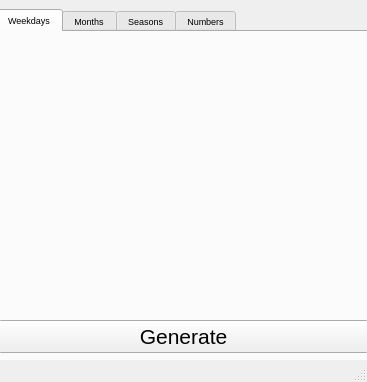
<?xml version="1.0" encoding="UTF-8"?>
<ui version="4.0">
 <class>MainWindow</class>
 <widget class="QMainWindow" name="MainWindow">
  <property name="geometry">
   <rect>
    <x>0</x>
    <y>0</y>
    <width>367</width>
    <height>382</height>
   </rect>
  </property>
  <property name="windowTitle">
   <string>MainWindow</string>
  </property>
  <widget class="QWidget" name="centralwidget">
   <widget class="QTabWidget" name="tabWidget">
    <property name="geometry">
     <rect>
      <x>-4</x>
      <y>9</y>
      <width>381</width>
      <height>361</height>
     </rect>
    </property>
    <property name="font">
     <font>
      <pointsize>7</pointsize>
     </font>
    </property>
    <property name="currentIndex">
     <number>0</number>
    </property>
    <widget class="QWidget" name="">
     <attribute name="title">
      <string>Weekdays</string>
     </attribute>
     <widget class="QWidget" name="verticalLayoutWidget">
      <property name="geometry">
       <rect>
        <x>0</x>
        <y>0</y>
        <width>371</width>
        <height>321</height>
       </rect>
      </property>
      <layout class="QVBoxLayout" name="verticalLayout">
       <item>
        <widget class="QLabel" name="weekday">
         <property name="sizePolicy">
          <sizepolicy hsizetype="Preferred" vsizetype="Minimum">
           <horstretch>0</horstretch>
           <verstretch>0</verstretch>
          </sizepolicy>
         </property>
         <property name="font">
          <font>
           <pointsize>22</pointsize>
          </font>
         </property>
         <property name="text">
          <string/>
         </property>
         <property name="alignment">
          <set>Qt::AlignCenter</set>
         </property>
        </widget>
       </item>
       <item>
        <widget class="QPushButton" name="generate_day">
         <property name="font">
          <font>
           <pointsize>16</pointsize>
          </font>
         </property>
         <property name="text">
          <string>Generate</string>
         </property>
        </widget>
       </item>
      </layout>
     </widget>
    </widget>
    <widget class="QWidget" name="tab_2">
     <attribute name="title">
      <string>Months</string>
     </attribute>
     <widget class="QWidget" name="verticalLayoutWidget_2">
      <property name="geometry">
       <rect>
        <x>0</x>
        <y>0</y>
        <width>371</width>
        <height>321</height>
       </rect>
      </property>
      <layout class="QVBoxLayout" name="verticalLayout_2">
       <item>
        <widget class="QLabel" name="month">
         <property name="sizePolicy">
          <sizepolicy hsizetype="Preferred" vsizetype="Minimum">
           <horstretch>0</horstretch>
           <verstretch>0</verstretch>
          </sizepolicy>
         </property>
         <property name="font">
          <font>
           <pointsize>22</pointsize>
          </font>
         </property>
         <property name="text">
          <string/>
         </property>
         <property name="alignment">
          <set>Qt::AlignCenter</set>
         </property>
        </widget>
       </item>
       <item>
        <widget class="QPushButton" name="generate_month">
         <property name="font">
          <font>
           <pointsize>16</pointsize>
          </font>
         </property>
         <property name="text">
          <string>Generate</string>
         </property>
        </widget>
       </item>
      </layout>
     </widget>
    </widget>
    <widget class="QWidget" name="tab">
     <attribute name="title">
      <string>Seasons</string>
     </attribute>
     <widget class="QWidget" name="verticalLayoutWidget_3">
      <property name="geometry">
       <rect>
        <x>0</x>
        <y>0</y>
        <width>371</width>
        <height>321</height>
       </rect>
      </property>
      <layout class="QVBoxLayout" name="verticalLayout_3">
       <item>
        <widget class="QLabel" name="season">
         <property name="sizePolicy">
          <sizepolicy hsizetype="Preferred" vsizetype="Minimum">
           <horstretch>0</horstretch>
           <verstretch>0</verstretch>
          </sizepolicy>
         </property>
         <property name="font">
          <font>
           <pointsize>22</pointsize>
          </font>
         </property>
         <property name="text">
          <string/>
         </property>
         <property name="alignment">
          <set>Qt::AlignCenter</set>
         </property>
        </widget>
       </item>
       <item>
        <widget class="QPushButton" name="generate_season">
         <property name="font">
          <font>
           <pointsize>16</pointsize>
          </font>
         </property>
         <property name="text">
          <string>Generate</string>
         </property>
        </widget>
       </item>
      </layout>
     </widget>
    </widget>
    <widget class="QWidget" name="tab_3">
     <attribute name="title">
      <string>Numbers</string>
     </attribute>
     <widget class="QWidget" name="verticalLayoutWidget_4">
      <property name="geometry">
       <rect>
        <x>0</x>
        <y>0</y>
        <width>371</width>
        <height>321</height>
       </rect>
      </property>
      <layout class="QVBoxLayout" name="verticalLayout_4">
       <item>
        <widget class="QLabel" name="number">
         <property name="sizePolicy">
          <sizepolicy hsizetype="Preferred" vsizetype="Minimum">
           <horstretch>0</horstretch>
           <verstretch>0</verstretch>
          </sizepolicy>
         </property>
         <property name="font">
          <font>
           <pointsize>22</pointsize>
          </font>
         </property>
         <property name="text">
          <string/>
         </property>
         <property name="alignment">
          <set>Qt::AlignCenter</set>
         </property>
        </widget>
       </item>
       <item>
        <widget class="QPushButton" name="generate_number">
         <property name="font">
          <font>
           <pointsize>16</pointsize>
          </font>
         </property>
         <property name="text">
          <string>Generate</string>
         </property>
        </widget>
       </item>
      </layout>
     </widget>
    </widget>
   </widget>
  </widget>
  <widget class="QStatusBar" name="statusbar"/>
 </widget>
 <resources/>
 <connections/>
</ui>
